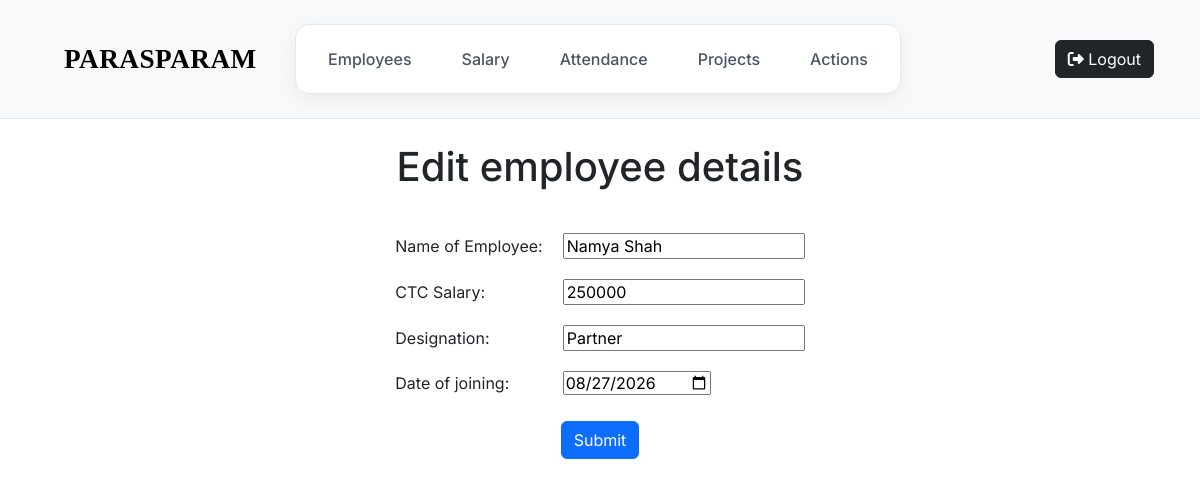
Page /admin/edit_employee/1 (signed in) on the committed database.
### tables this page shows
CREATE TABLE emp_data1(emp_id INTEGER PRIMARY KEY, emp_name TEXT, hash TEXT, ctc_salary INTEGER, designation, joining_date);

### app.py (the view, shortened to what this page needs)
@app.route("/admin/edit_employee/<int:emp_id>", methods=["GET", "POST"])
@admin_login_required
def edit_emp_admin(emp_id):
    if request.method == "GET":
        emp_data = db.execute("SELECT * FROM emp_data1 WHERE emp_id = ?", emp_id)
        return render_template("edit_employee_adm.html", emp_data = emp_data)

### app.py (called while the page is built)
@app.after_request
def after_request(response):
    response.headers["Cache-Control"] = "no-cache, no-store, must-revalidate"
    response.headers["Expires"] = 0
    response.headers["Pragma"] = "no-cache"
    return response

### helpers.py (called while the page is built)
def admin_login_required(f):
    @wraps(f)
    def decorated_function(*args, **kwargs):
        if session.get("adm_id") is None:
            return redirect("/admin/login")
        return f(*args, **kwargs)
    return decorated_function

### templates/edit_employee_adm.html
{% extends "admin_home.html" %}
{% block main %}
<div id="reg-emp-frm">
    <h1 class="add_emp_head py-4"> Edit employee details </h1>
    <div class="frm-table">
        {% for employee in emp_data %}
        <form action="/admin/edit_employee/{{employee['emp_id']}}" method="post">
            <table id="reg-frm-table" cellpadding="10rem" cellspacing = "4rem">
                <tr>
                    <td> Name of Employee: </td>
                    <td><input type="text" name="name" value="{{ employee['emp_name']}}"> </td>
                </tr>
                <tr>
                    <td>CTC Salary: </td>
                    <td><input type = "number" name="ctc_salary" value="{{ employee['ctc_salary'] }}"></td>
                </tr>
                <tr>
                    <td>Designation: </td>
                    <td><input type = "text" name="designation" value="{{ employee['designation'] }}"></td>
                </tr>
                <tr>
                    <td>Date of joining: </td>
                    <td><input type = "date" name="joining_date" value="{{ employee['joining_date'] }}"></td>
                </tr>
                {% endfor %}
            </table>
            <div class="text-center mt-3">
                <button type="submit" class="btn btn-primary">Submit</button>
            </div>
        </form>
    </div>
</div>
{% endblock %}

### static/styles.css (style rules this page uses)
body { font-family: 'Inter'; }
.frm-table { display: flex; justify-content: center; }
#reg-frm-table { margin: 0 auto; }
#reg-emp-frm h1 { text-align: center; }

### rows in the picture
emp_data1: name "Namya Shah", ctc_salary "250000", designation "Partner", joining_date "08/27/2026"
